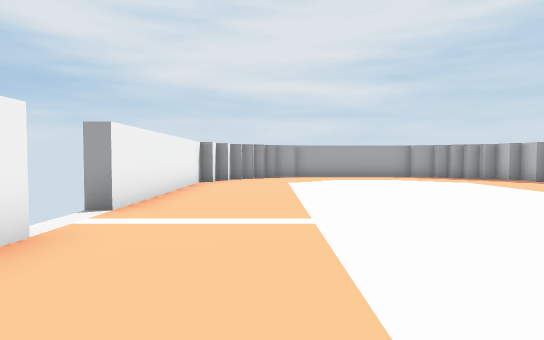
View 1 (above)

12 first-person views from a walk through a 3-D level made in the Unity game engine. The camera is 1.4 m above the floor, tilts 2° down and sees 80° across. The floor is counted in squares, 2 m on a side. Each view is taken from the middle of a square. On the plan, view 1 faces up. The plan holds only what a view shows up to about 10 squares ahead; the rest is blank. The place goes on beyond the plan. Some surface patterns are stand-ins.

View 2
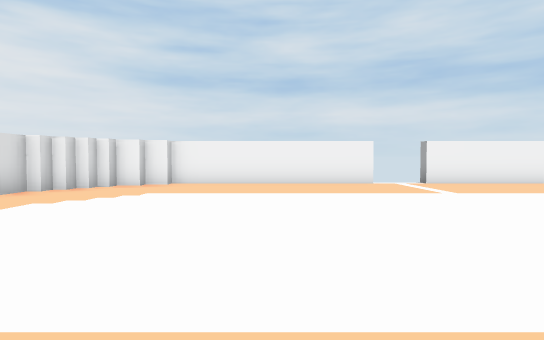

View 3
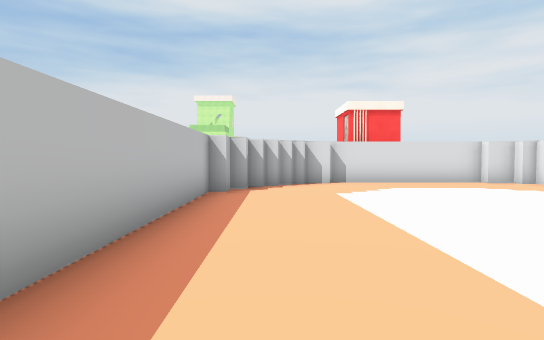

View 4
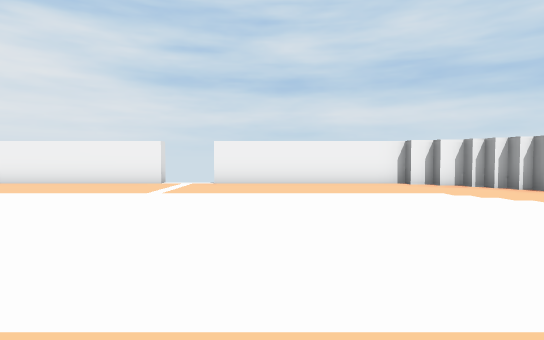

View 5
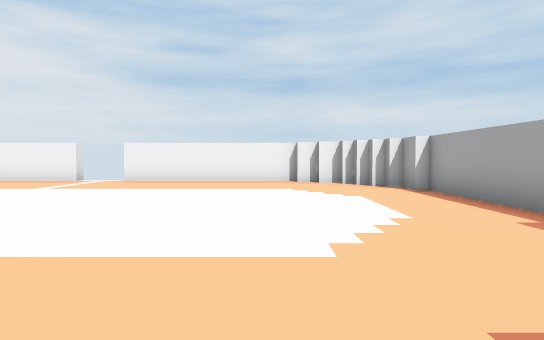

View 6
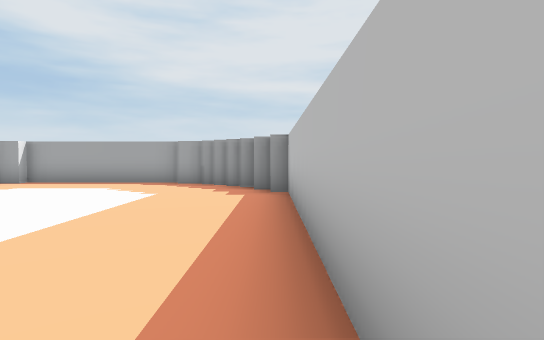

View 7
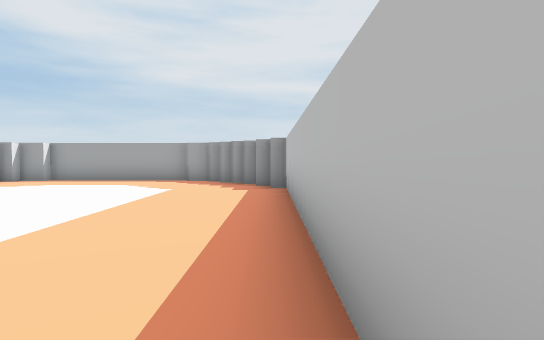

View 8
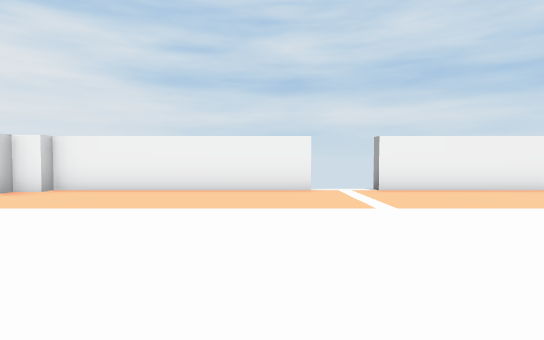

View 9
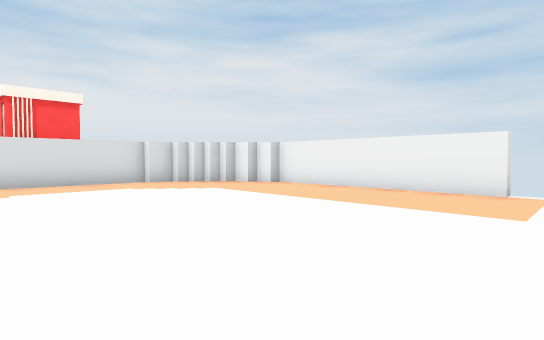

View 10
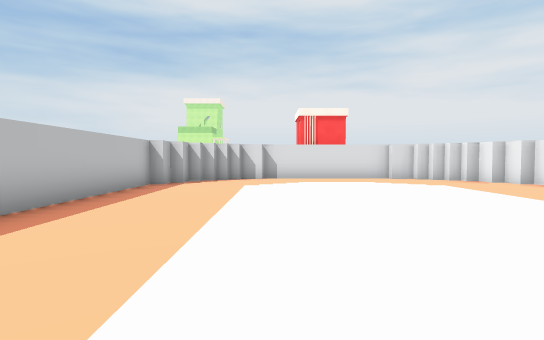

View 11
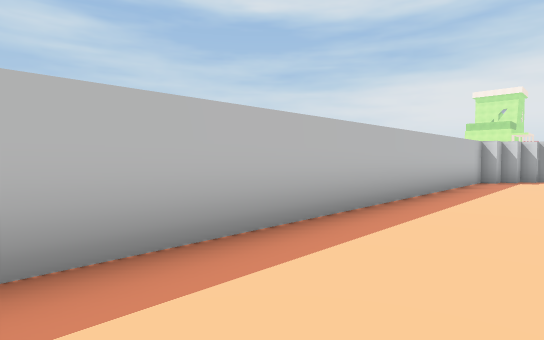

View 12
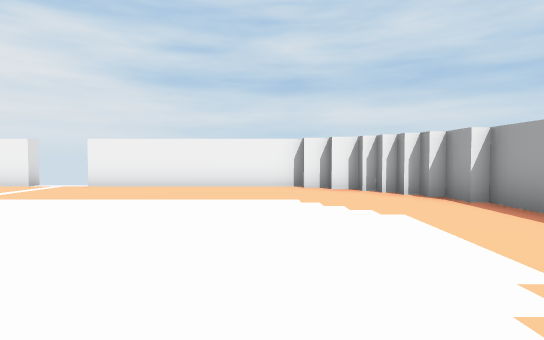

### Floor plan
Points are (right, up) in squares from view 1. A wall is a line through its corners. A room is listed if a view was taken in it or the views show most of it. See-through windows are left out.
Room 1 (views 1, 2, 3, 4, 5, 6, 7, 8, 9, 10, 11, 12)
walls: (-2.6, 2.9) (-2.2, 2.9) (-2.2, -2.8) (-1.8, -2.8) (-1.8, -3.4) (-1.4, -3.4) (-1.4, -4) (-1, -4); (8, 10.4) (7.5, 10.4); (-0.6, 11.3) (-1, 11.3) (-1, 11) (-1.4, 11) (-1.4, 10.4) (-1.8, 10.4) (-1.8, 9.8) (-2.2, 9.8) (-2.2, 4.4) (-2.6, 4.4); (-0.2, 11.6) (-0.8, 11.6); (7.6, 11) (7.1, 11); (7.2, 11.3) (6.8, 11.3); (0.9, 12.2) (0.1, 12.2) (0.1, 11.9) (-0.4, 11.9); (6.9, 11.6) (6.4, 11.6); (6.5, 11.9) (6, 11.9); (6.1, 12.2) (5.2, 12.2); (5.2, 12.5) (0.8, 12.5); (7.1, -4) (7.6, -4) (7.6, -3.4) (8, -3.4) (8, -2.8) (8.3, -2.8) (8.3, 9.8) (7.9, 9.8); (6.8, -4.3) (7.2, -4.3); (6.4, -4.6) (6.9, -4.6); (-1.1, -4.3) (-0.7, -4.3) (-0.7, -4.6) (-0.2, -4.6); (6, -4.9) (6.5, -4.9); (5.2, -5.2) (6.1, -5.2); (-0.4, -4.9) (0.1, -4.9); (0, -5.2) (0.8, -5.2) (0.8, -5.5) (5.4, -5.5)

Where each view was taken, in squares from view 1:
view 1: 0 up, 0 right, facing up
view 2: 0 up, 7 right, facing left
view 3: 4 up, 7 right, facing down
view 4: 6 up, 7 right, facing left
view 5: 9 up, 8 right, facing left
view 6: 3 up, 8 right, facing up
view 7: 2 up, 8 right, facing up
view 8: 2 up, 5 right, facing left
view 9: 4 up, 5 right, facing down-left
view 10: 6 up, 5 right, facing down
view 11: 8 up, 6 right, facing down-right
view 12: 9 up, 6 right, facing left
